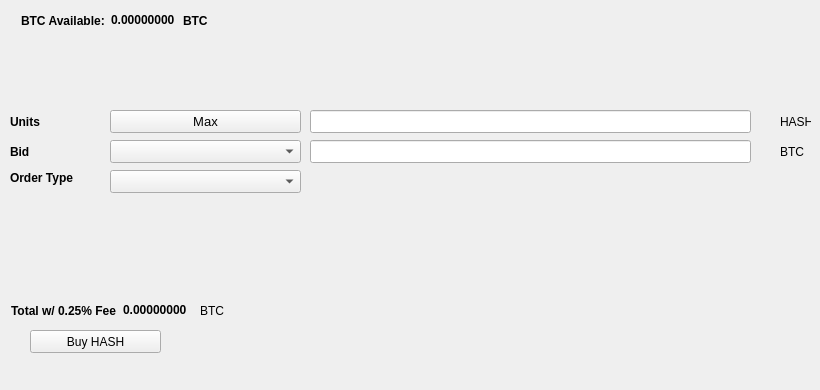
   <widget class="QWidget" name="BuyTab">
    <attribute name="title">
     <string>Buy</string>
    </attribute>
    <widget class="QPushButton" name="BuyHASH">
     <property name="geometry">
      <rect>
       <x>30</x>
       <y>330</y>
       <width>131</width>
       <height>23</height>
      </rect>
     </property>
     <property name="text">
      <string>Buy HASH</string>
     </property>
     <property name="icon">
      <iconset resource="../bhash.qrc">
       <normaloff>:/icons/bitcoin</normaloff>:/icons/bitcoin</iconset>
     </property>
    </widget>
    <widget class="QLabel" name="label_3">
     <property name="geometry">
      <rect>
       <x>10</x>
       <y>110</y>
       <width>46</width>
       <height>23</height>
      </rect>
     </property>
     <property name="font">
      <font>
       <weight>75</weight>
       <bold>true</bold>
      </font>
     </property>
     <property name="text">
      <string>Units</string>
     </property>
    </widget>
    <widget class="QLineEdit" name="UnitsInput">
     <property name="geometry">
      <rect>
       <x>310</x>
       <y>110</y>
       <width>441</width>
       <height>23</height>
      </rect>
     </property>
     <property name="font">
      <font>
       <pointsize>9</pointsize>
       <weight>75</weight>
       <bold>true</bold>
      </font>
     </property>
    </widget>
    <widget class="QLineEdit" name="BuyBidPriceEdit">
     <property name="geometry">
      <rect>
       <x>310</x>
       <y>140</y>
       <width>441</width>
       <height>23</height>
      </rect>
     </property>
     <property name="font">
      <font>
       <pointsize>9</pointsize>
       <weight>75</weight>
       <bold>true</bold>
      </font>
     </property>
    </widget>
    <widget class="QLabel" name="label_4">
     <property name="geometry">
      <rect>
       <x>780</x>
       <y>110</y>
       <width>31</width>
       <height>23</height>
      </rect>
     </property>
     <property name="text">
      <string>HASH</string>
     </property>
    </widget>
    <widget class="QLabel" name="label_5">
     <property name="geometry">
      <rect>
       <x>780</x>
       <y>140</y>
       <width>31</width>
       <height>23</height>
      </rect>
     </property>
     <property name="text">
      <string>BTC</string>
     </property>
    </widget>
    <widget class="QLabel" name="label_6">
     <property name="geometry">
      <rect>
       <x>10</x>
       <y>140</y>
       <width>46</width>
       <height>23</height>
      </rect>
     </property>
     <property name="font">
      <font>
       <weight>75</weight>
       <bold>true</bold>
      </font>
     </property>
     <property name="text">
      <string>Bid</string>
     </property>
    </widget>
    <widget class="QLabel" name="label_7">
     <property name="geometry">
      <rect>
       <x>10</x>
       <y>170</y>
       <width>91</width>
       <height>16</height>
      </rect>
     </property>
     <property name="font">
      <font>
       <weight>75</weight>
       <bold>true</bold>
      </font>
     </property>
     <property name="text">
      <string>Order Type</string>
     </property>
    </widget>
    <widget class="QPushButton" name="Buy_Max_Amount">
     <property name="geometry">
      <rect>
       <x>110</x>
       <y>110</y>
       <width>191</width>
       <height>23</height>
      </rect>
     </property>
     <property name="font">
      <font>
       <pointsize>10</pointsize>
      </font>
     </property>
     <property name="text">
      <string>Max</string>
     </property>
    </widget>
    <widget class="QComboBox" name="BuyBidcomboBox">
     <property name="geometry">
      <rect>
       <x>110</x>
       <y>140</y>
       <width>191</width>
       <height>23</height>
      </rect>
     </property>
     <property name="font">
      <font>
       <pointsize>10</pointsize>
      </font>
     </property>
    </widget>
    <widget class="QComboBox" name="buyOrdertypeCombo">
     <property name="geometry">
      <rect>
       <x>110</x>
       <y>170</y>
       <width>191</width>
       <height>23</height>
      </rect>
     </property>
     <property name="font">
      <font>
       <pointsize>10</pointsize>
      </font>
     </property>
    </widget>
    <widget class="QWidget" name="layoutWidget1">
     <property name="geometry">
      <rect>
       <x>21</x>
       <y>11</y>
       <width>227</width>
       <height>19</height>
      </rect>
     </property>
     <layout class="QHBoxLayout" name="horizontalLayout_3">
      <item>
       <widget class="QLabel" name="label232">
        <property name="font">
         <font>
          <weight>75</weight>
          <bold>true</bold>
         </font>
        </property>
        <property name="text">
         <string>BTC Available:</string>
        </property>
       </widget>
      </item>
      <item>
       <widget class="QLabel" name="BtcAvailableLbl">
        <property name="palette">
         <palette>
          <active>
           <colorrole role="WindowText">
            <brush brushstyle="SolidPattern">
             <color alpha="255">
              <red>0</red>
              <green>0</green>
              <blue>0</blue>
             </color>
            </brush>
           </colorrole>
           <colorrole role="Button">
            <brush brushstyle="SolidPattern">
             <color alpha="255">
              <red>0</red>
              <green>170</green>
              <blue>0</blue>
             </color>
            </brush>
           </colorrole>
           <colorrole role="Light">
            <brush brushstyle="SolidPattern">
             <color alpha="255">
              <red>0</red>
              <green>255</green>
              <blue>0</blue>
             </color>
            </brush>
           </colorrole>
           <colorrole role="Midlight">
            <brush brushstyle="SolidPattern">
             <color alpha="255">
              <red>0</red>
              <green>212</green>
              <blue>0</blue>
             </color>
            </brush>
           </colorrole>
           <colorrole role="Dark">
            <brush brushstyle="SolidPattern">
             <color alpha="255">
              <red>0</red>
              <green>85</green>
              <blue>0</blue>
             </color>
            </brush>
           </colorrole>
           <colorrole role="Mid">
            <brush brushstyle="SolidPattern">
             <color alpha="255">
              <red>0</red>
              <green>113</green>
              <blue>0</blue>
             </color>
            </brush>
           </colorrole>
           <colorrole role="Text">
            <brush brushstyle="SolidPattern">
             <color alpha="255">
              <red>0</red>
              <green>170</green>
              <blue>0</blue>
             </color>
            </brush>
           </colorrole>
           <colorrole role="BrightText">
            <brush brushstyle="SolidPattern">
             <color alpha="255">
              <red>255</red>
              <green>255</green>
              <blue>255</blue>
             </color>
            </brush>
           </colorrole>
           <colorrole role="ButtonText">
            <brush brushstyle="SolidPattern">
             <color alpha="255">
              <red>0</red>
              <green>0</green>
              <blue>0</blue>
             </color>
            </brush>
           </colorrole>
           <colorrole role="Base">
            <brush brushstyle="SolidPattern">
             <color alpha="255">
              <red>255</red>
              <green>255</green>
              <blue>255</blue>
             </color>
            </brush>
           </colorrole>
           <colorrole role="Window">
            <brush brushstyle="SolidPattern">
             <color alpha="255">
              <red>0</red>
              <green>170</green>
              <blue>0</blue>
             </color>
            </brush>
           </colorrole>
           <colorrole role="Shadow">
            <brush brushstyle="SolidPattern">
             <color alpha="255">
              <red>0</red>
              <green>0</green>
              <blue>0</blue>
             </color>
            </brush>
           </colorrole>
           <colorrole role="AlternateBase">
            <brush brushstyle="SolidPattern">
             <color alpha="255">
              <red>127</red>
              <green>212</green>
              <blue>127</blue>
             </color>
            </brush>
           </colorrole>
           <colorrole role="ToolTipBase">
            <brush brushstyle="SolidPattern">
             <color alpha="255">
              <red>255</red>
              <green>255</green>
              <blue>220</blue>
             </color>
            </brush>
           </colorrole>
           <colorrole role="ToolTipText">
            <brush brushstyle="SolidPattern">
             <color alpha="255">
              <red>0</red>
              <green>0</green>
              <blue>0</blue>
             </color>
            </brush>
           </colorrole>
          </active>
          <inactive>
           <colorrole role="WindowText">
            <brush brushstyle="SolidPattern">
             <color alpha="255">
              <red>0</red>
              <green>0</green>
              <blue>0</blue>
             </color>
            </brush>
           </colorrole>
           <colorrole role="Button">
            <brush brushstyle="SolidPattern">
             <color alpha="255">
              <red>0</red>
              <green>170</green>
              <blue>0</blue>
             </color>
            </brush>
           </colorrole>
           <colorrole role="Light">
            <brush brushstyle="SolidPattern">
             <color alpha="255">
              <red>0</red>
              <green>255</green>
              <blue>0</blue>
             </color>
            </brush>
           </colorrole>
           <colorrole role="Midlight">
            <brush brushstyle="SolidPattern">
             <color alpha="255">
              <red>0</red>
              <green>212</green>
              <blue>0</blue>
             </color>
            </brush>
           </colorrole>
           <colorrole role="Dark">
            <brush brushstyle="SolidPattern">
             <color alpha="255">
              <red>0</red>
              <green>85</green>
              <blue>0</blue>
             </color>
            </brush>
           </colorrole>
           <colorrole role="Mid">
            <brush brushstyle="SolidPattern">
             <color alpha="255">
              <red>0</red>
              <green>113</green>
              <blue>0</blue>
             </color>
            </brush>
           </colorrole>
           <colorrole role="Text">
            <brush brushstyle="SolidPattern">
             <color alpha="255">
              <red>0</red>
              <green>170</green>
              <blue>0</blue>
             </color>
            </brush>
           </colorrole>
           <colorrole role="BrightText">
            <brush brushstyle="SolidPattern">
             <color alpha="255">
              <red>255</red>
              <green>255</green>
              <blue>255</blue>
             </color>
            </brush>
           </colorrole>
           <colorrole role="ButtonText">
            <brush brushstyle="SolidPattern">
             <color alpha="255">
              <red>0</red>
              <green>0</green>
              <blue>0</blue>
             </color>
            </brush>
           </colorrole>
           <colorrole role="Base">
            <brush brushstyle="SolidPattern">
             <color alpha="255">
              <red>255</red>
              <green>255</green>
              <blue>255</blue>
             </color>
            </brush>
           </colorrole>
           <colorrole role="Window">
            <brush brushstyle="SolidPattern">
             <color alpha="255">
              <red>0</red>
              <green>170</green>
              <blue>0</blue>
             </color>
            </brush>
           </colorrole>
           <colorrole role="Shadow">
            <brush brushstyle="SolidPattern">
             <color alpha="255">
              <red>0</red>
              <green>0</green>
              <blue>0</blue>
             </color>
            </brush>
           </colorrole>
           <colorrole role="AlternateBase">
            <brush brushstyle="SolidPattern">
             <color alpha="255">
              <red>127</red>
              <green>212</green>
              <blue>127</blue>
             </color>
            </brush>
           </colorrole>
           <colorrole role="ToolTipBase">
            <brush brushstyle="SolidPattern">
             <color alpha="255">
              <red>255</red>
              <green>255</green>
              <blue>220</blue>
             </color>
            </brush>
           </colorrole>
           <colorrole role="ToolTipText">
            <brush brushstyle="SolidPattern">
             <color alpha="255">
              <red>0</red>
              <green>0</green>
              <blue>0</blue>
             </color>
            </brush>
           </colorrole>
          </inactive>
          <disabled>
           <colorrole role="WindowText">
            <brush brushstyle="SolidPattern">
             <color alpha="255">
              <red>0</red>
              <green>85</green>
              <blue>0</blue>
             </color>
            </brush>
           </colorrole>
           <colorrole role="Button">
            <brush brushstyle="SolidPattern">
             <color alpha="255">
              <red>0</red>
              <green>170</green>
              <blue>0</blue>
             </color>
            </brush>
           </colorrole>
           <colorrole role="Light">
            <brush brushstyle="SolidPattern">
             <color alpha="255">
              <red>0</red>
              <green>255</green>
              <blue>0</blue>
             </color>
            </brush>
           </colorrole>
           <colorrole role="Midlight">
            <brush brushstyle="SolidPattern">
             <color alpha="255">
              <red>0</red>
              <green>212</green>
              <blue>0</blue>
             </color>
            </brush>
           </colorrole>
           <colorrole role="Dark">
            <brush brushstyle="SolidPattern">
             <color alpha="255">
              <red>0</red>
              <green>85</green>
              <blue>0</blue>
             </color>
            </brush>
           </colorrole>
           <colorrole role="Mid">
            <brush brushstyle="SolidPattern">
             <color alpha="255">
              <red>0</red>
              <green>113</green>
              <blue>0</blue>
             </color>
            </brush>
           </colorrole>
           <colorrole role="Text">
            <brush brushstyle="SolidPattern">
             <color alpha="255">
              <red>0</red>
              <green>85</green>
              <blue>0</blue>
             </color>
            </brush>
           </colorrole>
           <colorrole role="BrightText">
            <brush brushstyle="SolidPattern">
             <color alpha="255">
              <red>255</red>
              <green>255</green>
              <blue>255</blue>
             </color>
            </brush>
           </colorrole>
           <colorrole role="ButtonText">
            <brush brushstyle="SolidPattern">
             <color alpha="255">
              <red>0</red>
              <green>85</green>
              <blue>0</blue>
             </color>
            </brush>
           </colorrole>
           <colorrole role="Base">
            <brush brushstyle="SolidPattern">
             <color alpha="255">
              <red>0</red>
              <green>170</green>
              <blue>0</blue>
             </color>
            </brush>
           </colorrole>
           <colorrole role="Window">
            <brush brushstyle="SolidPattern">
             <color alpha="255">
              <red>0</red>
              <green>170</green>
              <blue>0</blue>
             </color>
            </brush>
           </colorrole>
           <colorrole role="Shadow">
            <brush brushstyle="SolidPattern">
             <color alpha="255">
              <red>0</red>
              <green>0</green>
              <blue>0</blue>
             </color>
            </brush>
           </colorrole>
           <colorrole role="AlternateBase">
            <brush brushstyle="SolidPattern">
             <color alpha="255">
              <red>0</red>
              <green>170</green>
              <blue>0</blue>
             </color>
            </brush>
           </colorrole>
           <colorrole role="ToolTipBase">
            <brush brushstyle="SolidPattern">
             <color alpha="255">
              <red>255</red>
              <green>255</green>
              <blue>220</blue>
             </color>
            </brush>
           </colorrole>
           <colorrole role="ToolTipText">
            <brush brushstyle="SolidPattern">
             <color alpha="255">
              <red>0</red>
              <green>0</green>
              <blue>0</blue>
             </color>
            </brush>
           </colorrole>
          </disabled>
         </palette>
        </property>
        <property name="font">
         <font>
          <weight>75</weight>
          <bold>true</bold>
         </font>
        </property>
        <property name="text">
         <string>0.00000000</string>
        </property>
        <property name="textInteractionFlags">
         <set>Qt::LinksAccessibleByMouse|Qt::TextSelectableByKeyboard|Qt::TextSelectableByMouse</set>
        </property>
       </widget>
      </item>
      <item>
       <widget class="QLabel" name="BtcAvailableLbl_2">
        <property name="font">
         <font>
          <weight>75</weight>
          <bold>true</bold>
         </font>
        </property>
        <property name="text">
         <string>BTC</string>
        </property>
       </widget>
      </item>
     </layout>
    </widget>
    <widget class="QWidget" name="layoutWidge2">
     <property name="geometry">
      <rect>
       <x>11</x>
       <y>301</y>
       <width>259</width>
       <height>19</height>
      </rect>
     </property>
     <layout class="QHBoxLayout" name="horizontalLayout_4">
      <item>
       <widget class="QLabel" name="label_9">
        <property name="font">
         <font>
          <weight>75</weight>
          <bold>true</bold>
         </font>
        </property>
        <property name="text">
         <string>Total w/ 0.25% Fee</string>
        </property>
       </widget>
      </item>
      <item>
       <widget class="QLabel" name="BuyCostLabel">
        <property name="palette">
         <palette>
          <active>
           <colorrole role="WindowText">
            <brush brushstyle="SolidPattern">
             <color alpha="255">
              <red>0</red>
              <green>0</green>
              <blue>0</blue>
             </color>
            </brush>
           </colorrole>
           <colorrole role="Button">
            <brush brushstyle="SolidPattern">
             <color alpha="255">
              <red>0</red>
              <green>170</green>
              <blue>0</blue>
             </color>
            </brush>
           </colorrole>
           <colorrole role="Light">
            <brush brushstyle="SolidPattern">
             <color alpha="255">
              <red>0</red>
              <green>255</green>
              <blue>0</blue>
             </color>
            </brush>
           </colorrole>
           <colorrole role="Midlight">
            <brush brushstyle="SolidPattern">
             <color alpha="255">
              <red>0</red>
              <green>212</green>
              <blue>0</blue>
             </color>
            </brush>
           </colorrole>
           <colorrole role="Dark">
            <brush brushstyle="SolidPattern">
             <color alpha="255">
              <red>0</red>
              <green>85</green>
              <blue>0</blue>
             </color>
            </brush>
           </colorrole>
           <colorrole role="Mid">
            <brush brushstyle="SolidPattern">
             <color alpha="255">
              <red>0</red>
              <green>113</green>
              <blue>0</blue>
             </color>
            </brush>
           </colorrole>
           <colorrole role="Text">
            <brush brushstyle="SolidPattern">
             <color alpha="255">
              <red>0</red>
              <green>170</green>
              <blue>0</blue>
             </color>
            </brush>
           </colorrole>
           <colorrole role="BrightText">
            <brush brushstyle="SolidPattern">
             <color alpha="255">
              <red>255</red>
              <green>255</green>
              <blue>255</blue>
             </color>
            </brush>
           </colorrole>
           <colorrole role="ButtonText">
            <brush brushstyle="SolidPattern">
             <color alpha="255">
              <red>0</red>
              <green>0</green>
              <blue>0</blue>
             </color>
            </brush>
           </colorrole>
           <colorrole role="Base">
            <brush brushstyle="SolidPattern">
             <color alpha="255">
              <red>255</red>
              <green>255</green>
              <blue>255</blue>
             </color>
            </brush>
           </colorrole>
           <colorrole role="Window">
            <brush brushstyle="SolidPattern">
             <color alpha="255">
              <red>0</red>
              <green>170</green>
              <blue>0</blue>
             </color>
            </brush>
           </colorrole>
           <colorrole role="Shadow">
            <brush brushstyle="SolidPattern">
             <color alpha="255">
              <red>0</red>
              <green>0</green>
              <blue>0</blue>
             </color>
            </brush>
           </colorrole>
           <colorrole role="AlternateBase">
            <brush brushstyle="SolidPattern">
             <color alpha="255">
              <red>127</red>
              <green>212</green>
              <blue>127</blue>
             </color>
            </brush>
           </colorrole>
           <colorrole role="ToolTipBase">
            <brush brushstyle="SolidPattern">
             <color alpha="255">
              <red>255</red>
              <green>255</green>
              <blue>220</blue>
             </color>
            </brush>
           </colorrole>
           <colorrole role="ToolTipText">
            <brush brushstyle="SolidPattern">
             <color alpha="255">
              <red>0</red>
              <green>0</green>
              <blue>0</blue>
             </color>
            </brush>
           </colorrole>
          </active>
          <inactive>
           <colorrole role="WindowText">
            <brush brushstyle="SolidPattern">
             <color alpha="255">
              <red>0</red>
              <green>0</green>
              <blue>0</blue>
             </color>
            </brush>
           </colorrole>
           <colorrole role="Button">
            <brush brushstyle="SolidPattern">
             <color alpha="255">
              <red>0</red>
              <green>170</green>
              <blue>0</blue>
             </color>
            </brush>
           </colorrole>
           <colorrole role="Light">
            <brush brushstyle="SolidPattern">
             <color alpha="255">
              <red>0</red>
              <green>255</green>
              <blue>0</blue>
             </color>
            </brush>
           </colorrole>
           <colorrole role="Midlight">
            <brush brushstyle="SolidPattern">
             <color alpha="255">
              <red>0</red>
              <green>212</green>
              <blue>0</blue>
             </color>
            </brush>
           </colorrole>
           <colorrole role="Dark">
            <brush brushstyle="SolidPattern">
             <color alpha="255">
              <red>0</red>
              <green>85</green>
              <blue>0</blue>
             </color>
            </brush>
           </colorrole>
           <colorrole role="Mid">
            <brush brushstyle="SolidPattern">
             <color alpha="255">
              <red>0</red>
              <green>113</green>
              <blue>0</blue>
             </color>
            </brush>
           </colorrole>
           <colorrole role="Text">
            <brush brushstyle="SolidPattern">
             <color alpha="255">
              <red>0</red>
              <green>170</green>
              <blue>0</blue>
             </color>
            </brush>
           </colorrole>
           <colorrole role="BrightText">
            <brush brushstyle="SolidPattern">
             <color alpha="255">
              <red>255</red>
              <green>255</green>
              <blue>255</blue>
             </color>
            </brush>
           </colorrole>
           <colorrole role="ButtonText">
            <brush brushstyle="SolidPattern">
             <color alpha="255">
              <red>0</red>
              <green>0</green>
              <blue>0</blue>
             </color>
            </brush>
           </colorrole>
           <colorrole role="Base">
            <brush brushstyle="SolidPattern">
             <color alpha="255">
              <red>255</red>
              <green>255</green>
              <blue>255</blue>
             </color>
            </brush>
           </colorrole>
           <colorrole role="Window">
            <brush brushstyle="SolidPattern">
             <color alpha="255">
              <red>0</red>
              <green>170</green>
              <blue>0</blue>
             </color>
            </brush>
           </colorrole>
           <colorrole role="Shadow">
            <brush brushstyle="SolidPattern">
             <color alpha="255">
              <red>0</red>
              <green>0</green>
              <blue>0</blue>
             </color>
            </brush>
           </colorrole>
           <colorrole role="AlternateBase">
            <brush brushstyle="SolidPattern">
             <color alpha="255">
              <red>127</red>
              <green>212</green>
              <blue>127</blue>
             </color>
            </brush>
           </colorrole>
           <colorrole role="ToolTipBase">
            <brush brushstyle="SolidPattern">
             <color alpha="255">
              <red>255</red>
              <green>255</green>
              <blue>220</blue>
             </color>
            </brush>
           </colorrole>
           <colorrole role="ToolTipText">
            <brush brushstyle="SolidPattern">
             <color alpha="255">
              <red>0</red>
              <green>0</green>
              <blue>0</blue>
             </color>
            </brush>
           </colorrole>
          </inactive>
          <disabled>
           <colorrole role="WindowText">
            <brush brushstyle="SolidPattern">
             <color alpha="255">
              <red>0</red>
              <green>85</green>
              <blue>0</blue>
             </color>
            </brush>
           </colorrole>
           <colorrole role="Button">
            <brush brushstyle="SolidPattern">
             <color alpha="255">
              <red>0</red>
              <green>170</green>
              <blue>0</blue>
             </color>
            </brush>
           </colorrole>
           <colorrole role="Light">
            <brush brushstyle="SolidPattern">
             <color alpha="255">
              <red>0</red>
              <green>255</green>
              <blue>0</blue>
             </color>
            </brush>
           </colorrole>
           <colorrole role="Midlight">
            <brush brushstyle="SolidPattern">
             <color alpha="255">
              <red>0</red>
              <green>212</green>
              <blue>0</blue>
             </color>
            </brush>
           </colorrole>
           <colorrole role="Dark">
            <brush brushstyle="SolidPattern">
             <color alpha="255">
              <red>0</red>
              <green>85</green>
              <blue>0</blue>
             </color>
            </brush>
           </colorrole>
           <colorrole role="Mid">
            <brush brushstyle="SolidPattern">
             <color alpha="255">
              <red>0</red>
              <green>113</green>
              <blue>0</blue>
             </color>
            </brush>
           </colorrole>
           <colorrole role="Text">
            <brush brushstyle="SolidPattern">
             <color alpha="255">
              <red>0</red>
              <green>85</green>
              <blue>0</blue>
             </color>
            </brush>
           </colorrole>
           <colorrole role="BrightText">
            <brush brushstyle="SolidPattern">
             <color alpha="255">
              <red>255</red>
              <green>255</green>
              <blue>255</blue>
             </color>
            </brush>
           </colorrole>
           <colorrole role="ButtonText">
            <brush brushstyle="SolidPattern">
             <color alpha="255">
              <red>0</red>
              <green>85</green>
              <blue>0</blue>
             </color>
            </brush>
           </colorrole>
           <colorrole role="Base">
            <brush brushstyle="SolidPattern">
             <color alpha="255">
              <red>0</red>
              <green>170</green>
              <blue>0</blue>
             </color>
            </brush>
           </colorrole>
           <colorrole role="Window">
            <brush brushstyle="SolidPattern">
             <color alpha="255">
              <red>0</red>
              <green>170</green>
              <blue>0</blue>
             </color>
            </brush>
           </colorrole>
           <colorrole role="Shadow">
            <brush brushstyle="SolidPattern">
             <color alpha="255">
              <red>0</red>
              <green>0</green>
              <blue>0</blue>
             </color>
            </brush>
           </colorrole>
           <colorrole role="AlternateBase">
            <brush brushstyle="SolidPattern">
             <color alpha="255">
              <red>0</red>
              <green>170</green>
              <blue>0</blue>
             </color>
            </brush>
           </colorrole>
           <colorrole role="ToolTipBase">
            <brush brushstyle="SolidPattern">
             <color alpha="255">
              <red>255</red>
              <green>255</green>
              <blue>220</blue>
             </color>
            </brush>
           </colorrole>
           <colorrole role="ToolTipText">
            <brush brushstyle="SolidPattern">
             <color alpha="255">
              <red>0</red>
              <green>0</green>
              <blue>0</blue>
             </color>
            </brush>
           </colorrole>
          </disabled>
         </palette>
        </property>
        <property name="font">
         <font>
          <weight>75</weight>
          <bold>true</bold>
         </font>
        </property>
        <property name="autoFillBackground">
         <bool>false</bool>
        </property>
        <property name="text">
         <string>0.00000000</string>
        </property>
        <property name="textInteractionFlags">
         <set>Qt::LinksAccessibleByMouse|Qt::TextSelectableByMouse</set>
        </property>
       </widget>
      </item>
      <item>
       <widget class="QLabel" name="label_10">
        <property name="font">
         <font>
          <weight>50</weight>
          <bold>false</bold>
         </font>
        </property>
        <property name="text">
         <string>BTC</string>
        </property>
       </widget>
      </item>
     </layout>
    </widget>
    <widget class="QLabel" name="label_24">
     <property name="geometry">
      <rect>
       <x>460</x>
       <y>300</y>
       <width>281</width>
       <height>81</height>
      </rect>
     </property>
     <property name="text">
      <string/>
     </property>
     <property name="pixmap">
      <pixmap>:/images/bittrex</pixmap>
     </property>
    </widget>
   </widget>
